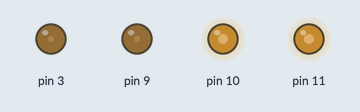
A sketch run on a simulated Arduino Uno, built with avr-gcc and run on an emulated ATmega328P. Shown: output pins drawn as LEDs (lit = HIGH).

Above: at 0.1 s.
Timing chart, 0 to 1.6 s (numbered marks = the images above):
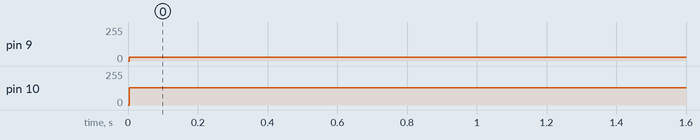

The sketch:

PWMTimeRegister_1_Uno.ino
```cpp
/*
  This utilizes a timer register and changes the prescaling on them to alter the output frequencies.
  Register 0 (TCCR0A and TTCR0B) should not be used. This will change the timing in all other timing functions in Arduino
  pin 11 is used for SPI so we may not be able to alter register 2

  Also, note that the variable names below are directly linked to the timer registers.
  analogWrite() may still be used to change the width(duty) of the PWM without reverting to the default frequency.

  I recommend using register 1 at 122Hz for talon and using pins 5 and 6 at default 980Hz for sabertooth.
  This recommendation is for Uno ONLY
*/
void setup() {

pinMode(3, OUTPUT);
pinMode(11, OUTPUT);
TCCR2A = _BV(COM2A1) | _BV(COM2B1) | _BV(WGM20);
TCCR2B = _BV(CS01); //set to 3.92KHz, can be set to 31.3KHz(CS00)
OCR2A = 128; // x/255 pin 11 duty
OCR2B = 30; // x/255 pin 3 duty

pinMode(10, OUTPUT);
pinMode(9, OUTPUT);
TCCR1A = _BV(COM1A1) | _BV(COM1B1) | _BV(WGM20);
//TCCR1B = _BV(CS02); //set to 122Hz. can be set to 3.92KHz(CS10) and 31.3KHz(CS00)
TCCR1B = 4;//can also be set using intergers 0, 1, 2, and 4
OCR1A = 30; // x/255 pin 9 duty
OCR1B = 128; // x/255 pin 10 duty

//pinMode(5, OUTPUT);
//pinMode(6, OUTPUT);
//TCCR0A = _BV(COM0A1) | _BV(COM0B1) | _BV(WGM20);
//TCCR0B = _BV(CS02); //set to 122Hz. can be set to 3.92KHz(CS10) and 31.3KHz(CS00)
//OCR0A = 128; // x/255 pin 6 duty
//OCR0B = 15; // x/255 pin 5 duty

}


void loop() {
  // put your main code here, to run repeatedly:


}
```

Measured:
- by itself, pin 9: 0/255 → 30/255 at 0.00 s
- by itself, pin 10: 0/255 → 128/255 at 0.00 s
